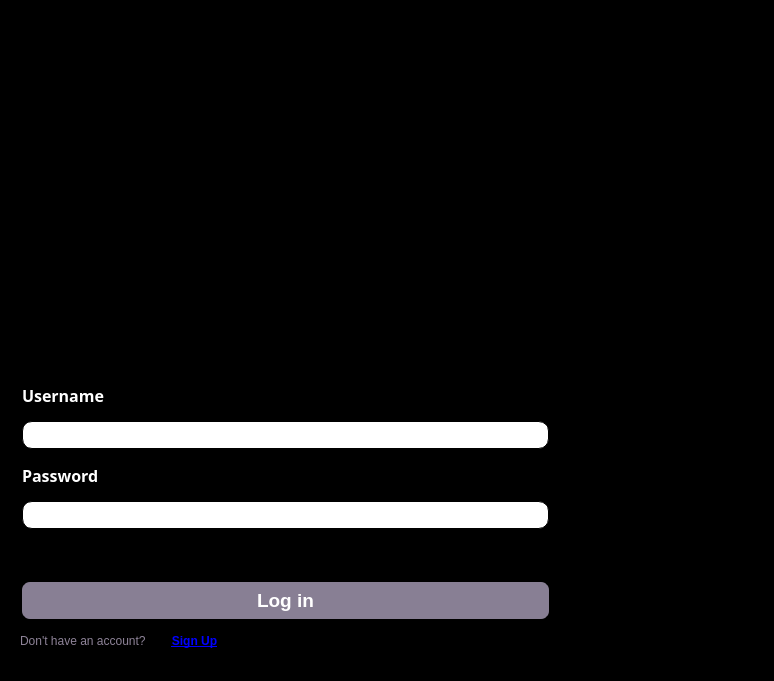
<?xml version="1.0" encoding="UTF-8"?>
<ui version="4.0">
 <class>loginDialog</class>
 <widget class="QDialog" name="loginDialog">
  <property name="geometry">
   <rect>
    <x>0</x>
    <y>0</y>
    <width>774</width>
    <height>681</height>
   </rect>
  </property>
  <property name="windowTitle">
   <string>Dialog</string>
  </property>
  <property name="styleSheet">
   <string notr="true">QDialog {
	color: qlineargradient(spread:pad, x1:0, y1:0, x2:1, y2:0, stop:0 rgba(0, 0, 0, 255), stop:1 rgba(255, 255, 255, 255));
    background-color: black
}
</string>
  </property>
  <widget class="QGroupBox" name="groupBox">
   <property name="geometry">
    <rect>
     <x>10</x>
     <y>360</y>
     <width>551</width>
     <height>181</height>
    </rect>
   </property>
   <property name="styleSheet">
    <string notr="true">QGroupBox {
    border: black; /* تنظیم رنگ و ضخامت خط دور */
    
}
</string>
   </property>
   <property name="title">
    <string/>
   </property>
   <layout class="QVBoxLayout" name="verticalLayout">
    <item>
     <widget class="QLabel" name="label_2">
      <property name="font">
       <font>
        <family>Segoe Script</family>
        <pointsize>12</pointsize>
        <bold>true</bold>
       </font>
      </property>
      <property name="styleSheet">
       <string notr="true">QLabel {
    color: white;
}</string>
      </property>
      <property name="text">
       <string>Username</string>
      </property>
     </widget>
    </item>
    <item>
     <widget class="QLineEdit" name="userNamelineEdit">
      <property name="styleSheet">
       <string notr="true">QLineEdit {
    border-radius: 10px; /* مقدار این عدد را به دلخواه تغییر دهید */
    border: 1px solid black; /* تنظیم رنگ و ضخامت خط دور */
    padding: 5px; /* تنظیم فاصله متن از لبه‌ها */
}
</string>
      </property>
     </widget>
    </item>
    <item>
     <widget class="QLabel" name="label_3">
      <property name="font">
       <font>
        <family>Segoe Script</family>
        <pointsize>12</pointsize>
        <bold>true</bold>
       </font>
      </property>
      <property name="styleSheet">
       <string notr="true">QLabel {
    color: white;
}</string>
      </property>
      <property name="text">
       <string>Password</string>
      </property>
     </widget>
    </item>
    <item>
     <widget class="QLineEdit" name="passwordlineEdit">
      <property name="styleSheet">
       <string notr="true">QLineEdit {
    border-radius: 10px; /* مقدار این عدد را به دلخواه تغییر دهید */
    border: 1px solid black; /* تنظیم رنگ و ضخامت خط دور */
    padding: 5px; /* تنظیم فاصله متن از لبه‌ها */
}
</string>
      </property>
      <property name="echoMode">
       <enum>QLineEdit::Password</enum>
      </property>
     </widget>
    </item>
   </layout>
  </widget>
  <widget class="QPushButton" name="login_pushbutton">
   <property name="geometry">
    <rect>
     <x>20</x>
     <y>580</y>
     <width>531</width>
     <height>41</height>
    </rect>
   </property>
   <property name="font">
    <font>
     <pointsize>14</pointsize>
     <bold>true</bold>
    </font>
   </property>
   <property name="styleSheet">
    <string notr="true">QPushButton {
    border: 2px solid black; /* تنظیم رنگ و ضخامت خط دور */
    border-radius: 10px; /* مقدار این عدد را به دلخواه تغییر دهید تا گردی گوشه‌ها را تنظیم کنید */
    background-color: #887f94; /* تنظیم رنگ پس‌زمینه */
    color: white; /* تنظیم رنگ فونت */
    padding: 5px; /* تنظیم فاصله متن از لبه‌ها */
}
</string>
   </property>
   <property name="text">
    <string>Log in</string>
   </property>
  </widget>
  <widget class="QLabel" name="label_background">
   <property name="geometry">
    <rect>
     <x>0</x>
     <y>0</y>
     <width>781</width>
     <height>311</height>
    </rect>
   </property>
   <property name="text">
    <string/>
   </property>
  </widget>
  <widget class="QLabel" name="errorLabel">
   <property name="geometry">
    <rect>
     <x>560</x>
     <y>660</y>
     <width>211</width>
     <height>20</height>
    </rect>
   </property>
   <property name="font">
    <font>
     <pointsize>11</pointsize>
    </font>
   </property>
   <property name="text">
    <string/>
   </property>
  </widget>
  <widget class="QWidget" name="">
   <property name="geometry">
    <rect>
     <x>20</x>
     <y>630</y>
     <width>217</width>
     <height>22</height>
    </rect>
   </property>
   <layout class="QHBoxLayout" name="horizontalLayout">
    <item>
     <widget class="QLabel" name="label">
      <property name="styleSheet">
       <string notr="true">QLabel {
    color: #8e8398;
}</string>
      </property>
      <property name="text">
       <string>Don't have an account?</string>
      </property>
     </widget>
    </item>
    <item>
     <widget class="QPushButton" name="signUpButton">
      <property name="font">
       <font>
        <bold>true</bold>
        <underline>true</underline>
       </font>
      </property>
      <property name="styleSheet">
       <string notr="true">QPushButton{
    color: #00f;
    background-color: transparent;
    border: none;
    text-decoration: underline;
    cursor: pointer;
}
</string>
      </property>
      <property name="text">
       <string>Sign Up</string>
      </property>
     </widget>
    </item>
   </layout>
  </widget>
 </widget>
 <resources/>
 <connections/>
</ui>
